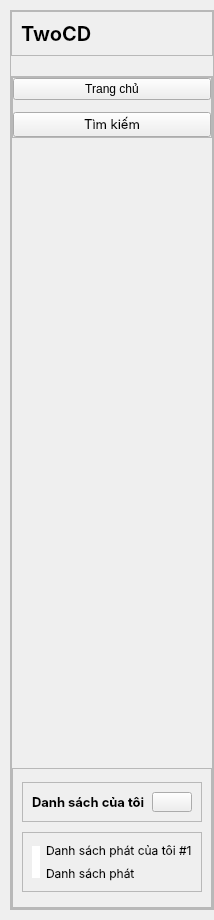
     <widget class="QWidget" name="leftmenu" native="true">
      <property name="minimumSize">
       <size>
        <width>200</width>
        <height>920</height>
       </size>
      </property>
      <property name="maximumSize">
       <size>
        <width>250</width>
        <height>10000</height>
       </size>
      </property>
      <layout class="QVBoxLayout" name="verticalLayout_35">
       <property name="spacing">
        <number>10</number>
       </property>
       <property name="leftMargin">
        <number>10</number>
       </property>
       <property name="topMargin">
        <number>10</number>
       </property>
       <property name="rightMargin">
        <number>0</number>
       </property>
       <property name="bottomMargin">
        <number>10</number>
       </property>
       <item>
        <widget class="QFrame" name="frame_11">
         <property name="frameShape">
          <enum>QFrame::StyledPanel</enum>
         </property>
         <property name="frameShadow">
          <enum>QFrame::Raised</enum>
         </property>
         <layout class="QVBoxLayout" name="verticalLayout_33">
          <property name="spacing">
           <number>20</number>
          </property>
          <property name="leftMargin">
           <number>0</number>
          </property>
          <property name="topMargin">
           <number>0</number>
          </property>
          <property name="rightMargin">
           <number>0</number>
          </property>
          <property name="bottomMargin">
           <number>0</number>
          </property>
          <item>
           <widget class="QFrame" name="frame_12">
            <property name="frameShape">
             <enum>QFrame::StyledPanel</enum>
            </property>
            <property name="frameShadow">
             <enum>QFrame::Raised</enum>
            </property>
            <layout class="QHBoxLayout" name="horizontalLayout_10">
             <item alignment="Qt::AlignTop">
              <widget class="QLabel" name="label_32">
               <property name="font">
                <font>
                 <family>Inter</family>
                 <pointsize>15</pointsize>
                 <weight>75</weight>
                 <bold>true</bold>
                </font>
               </property>
               <property name="text">
                <string>TwoCD</string>
               </property>
              </widget>
             </item>
            </layout>
           </widget>
          </item>
          <item>
           <widget class="QFrame" name="frame_13">
            <property name="sizePolicy">
             <sizepolicy hsizetype="Preferred" vsizetype="Expanding">
              <horstretch>0</horstretch>
              <verstretch>0</verstretch>
             </sizepolicy>
            </property>
            <property name="frameShape">
             <enum>QFrame::StyledPanel</enum>
            </property>
            <property name="frameShadow">
             <enum>QFrame::Raised</enum>
            </property>
            <layout class="QVBoxLayout" name="verticalLayout_37">
             <property name="spacing">
              <number>0</number>
             </property>
             <property name="leftMargin">
              <number>0</number>
             </property>
             <property name="topMargin">
              <number>0</number>
             </property>
             <property name="rightMargin">
              <number>0</number>
             </property>
             <property name="bottomMargin">
              <number>0</number>
             </property>
             <item alignment="Qt::AlignTop">
              <widget class="QFrame" name="frame_15">
               <property name="frameShape">
                <enum>QFrame::StyledPanel</enum>
               </property>
               <property name="frameShadow">
                <enum>QFrame::Raised</enum>
               </property>
               <layout class="QVBoxLayout" name="verticalLayout_36">
                <property name="spacing">
                 <number>12</number>
                </property>
                <property name="leftMargin">
                 <number>0</number>
                </property>
                <property name="topMargin">
                 <number>0</number>
                </property>
                <property name="rightMargin">
                 <number>0</number>
                </property>
                <property name="bottomMargin">
                 <number>0</number>
                </property>
                <item>
                 <widget class="QPushButton" name="pushButton_4">
                  <property name="text">
                   <string>Trang chủ</string>
                  </property>
                  <property name="icon">
                   <iconset>
                    <normaloff>resources.qrc/home.svg</normaloff>resources.qrc/home.svg</iconset>
                  </property>
                  <property name="iconSize">
                   <size>
                    <width>24</width>
                    <height>24</height>
                   </size>
                  </property>
                 </widget>
                </item>
                <item>
                 <widget class="QPushButton" name="pushButton_5">
                  <property name="font">
                   <font>
                    <family>Inter</family>
                    <pointsize>10</pointsize>
                   </font>
                  </property>
                  <property name="text">
                   <string>Tìm kiếm</string>
                  </property>
                  <property name="icon">
                   <iconset>
                    <normaloff>resources.qrc/search.svg</normaloff>resources.qrc/search.svg</iconset>
                  </property>
                  <property name="iconSize">
                   <size>
                    <width>24</width>
                    <height>24</height>
                   </size>
                  </property>
                 </widget>
                </item>
               </layout>
              </widget>
             </item>
             <item>
              <widget class="QFrame" name="frame_25">
               <property name="sizePolicy">
                <sizepolicy hsizetype="Preferred" vsizetype="Expanding">
                 <horstretch>0</horstretch>
                 <verstretch>0</verstretch>
                </sizepolicy>
               </property>
               <property name="maximumSize">
                <size>
                 <width>210</width>
                 <height>140</height>
                </size>
               </property>
               <property name="font">
                <font>
                 <family>Inter</family>
                </font>
               </property>
               <property name="layoutDirection">
                <enum>Qt::RightToLeft</enum>
               </property>
               <property name="frameShape">
                <enum>QFrame::StyledPanel</enum>
               </property>
               <property name="frameShadow">
                <enum>QFrame::Raised</enum>
               </property>
               <layout class="QVBoxLayout" name="verticalLayout_40">
                <item>
                 <widget class="QFrame" name="frame_27">
                  <property name="maximumSize">
                   <size>
                    <width>210</width>
                    <height>40</height>
                   </size>
                  </property>
                  <property name="frameShape">
                   <enum>QFrame::StyledPanel</enum>
                  </property>
                  <property name="frameShadow">
                   <enum>QFrame::Raised</enum>
                  </property>
                  <layout class="QHBoxLayout" name="horizontalLayout_15">
                   <item>
                    <widget class="QPushButton" name="pushButton_8">
                     <property name="sizePolicy">
                      <sizepolicy hsizetype="Fixed" vsizetype="Fixed">
                       <horstretch>0</horstretch>
                       <verstretch>0</verstretch>
                      </sizepolicy>
                     </property>
                     <property name="maximumSize">
                      <size>
                       <width>40</width>
                       <height>40</height>
                      </size>
                     </property>
                     <property name="text">
                      <string/>
                     </property>
                     <property name="icon">
                      <iconset>
                       <normaloff>resources.qrc/plus.svg</normaloff>resources.qrc/plus.svg</iconset>
                     </property>
                    </widget>
                   </item>
                   <item>
                    <widget class="QLabel" name="label_37">
                     <property name="maximumSize">
                      <size>
                       <width>180</width>
                       <height>28</height>
                      </size>
                     </property>
                     <property name="font">
                      <font>
                       <family>Inter</family>
                       <pointsize>10</pointsize>
                       <weight>75</weight>
                       <bold>true</bold>
                      </font>
                     </property>
                     <property name="text">
                      <string>Danh sách của tôi</string>
                     </property>
                    </widget>
                   </item>
                  </layout>
                 </widget>
                </item>
                <item>
                 <widget class="QFrame" name="frame_26">
                  <property name="minimumSize">
                   <size>
                    <width>0</width>
                    <height>60</height>
                   </size>
                  </property>
                  <property name="maximumSize">
                   <size>
                    <width>16777215</width>
                    <height>60</height>
                   </size>
                  </property>
                  <property name="frameShape">
                   <enum>QFrame::StyledPanel</enum>
                  </property>
                  <property name="frameShadow">
                   <enum>QFrame::Raised</enum>
                  </property>
                  <layout class="QHBoxLayout" name="horizontalLayout_14">
                   <item>
                    <layout class="QVBoxLayout" name="verticalLayout_39">
                     <item>
                      <widget class="QLabel" name="label_62">
                       <property name="font">
                        <font>
                         <family>Inter</family>
                        </font>
                       </property>
                       <property name="text">
                        <string>Danh sách phát của tôi #1</string>
                       </property>
                      </widget>
                     </item>
                     <item>
                      <widget class="QLabel" name="label_39">
                       <property name="font">
                        <font>
                         <family>Inter</family>
                        </font>
                       </property>
                       <property name="text">
                        <string>Danh sách phát</string>
                       </property>
                      </widget>
                     </item>
                    </layout>
                   </item>
                   <item>
                    <widget class="QLabel" name="label_36">
                     <property name="maximumSize">
                      <size>
                       <width>32</width>
                       <height>32</height>
                      </size>
                     </property>
                     <property name="styleSheet">
                      <string notr="true">#label_36{
background-color: #fff;
}</string>
                     </property>
                     <property name="text">
                      <string/>
                     </property>
                     <property name="pixmap">
                      <pixmap>resources.qrc/itunes.svg</pixmap>
                     </property>
                     <property name="scaledContents">
                      <bool>true</bool>
                     </property>
                    </widget>
                   </item>
                  </layout>
                 </widget>
                </item>
               </layout>
              </widget>
             </item>
            </layout>
           </widget>
          </item>
         </layout>
        </widget>
       </item>
      </layout>
     </widget>
